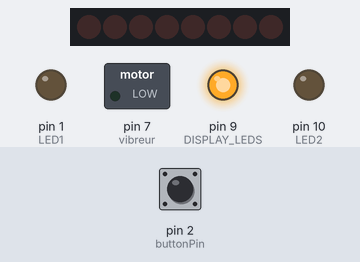
Bench run of a sketch on a simulated Arduino Uno, built with avr-gcc and run on an emulated ATmega328P. Shown: 8 shift-register outputs drawn as a row of LEDs (first output left, lit = HIGH), switched loads named in the sketch (green lamp = pin HIGH), output pins drawn as LEDs (lit = HIGH). Wiring (inferred from the names in the program): shift register (74HC595): data pin 5; shift clock pin 3. Wiring (inferred from the signals the program sends): row of LEDs: on Q0, Q1, Q2, Q3, Q4, Q5, Q6, Q7. The test bench sets the inputs (shaded band); at power-on: pin 2 (buttonPin) LOW. Pins used as bus, display or sensor lines are not drawn.

Above: at 1.2 s.
1.3 s: pin 2 (buttonPin) pulled HIGH for 3.2 s
At 3.2 s:
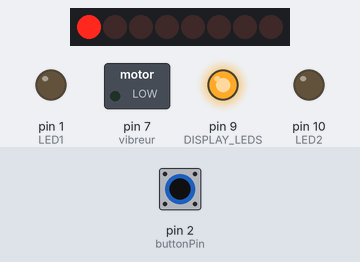
At 6.6 s:
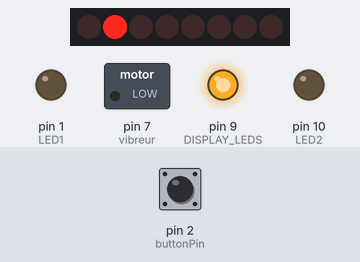
Timing chart, 0 to 8.1 s (numbered marks = the images above; inputs shaded):
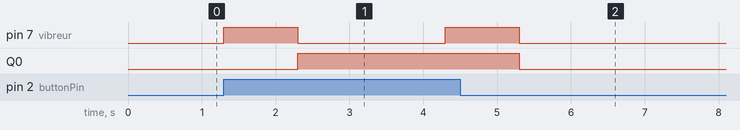

The sketch:

chapelet-numerique.ino
```cpp
#define _TINY_ 1
//#define _ARDUINO_ 1

#if defined(_TINY_)
  int SER_Pin = 5;   //pin 14 on the 75HC595
  int RCLK_Pin = 4;  //pin 12 on the 75HC595
  int SRCLK_Pin = 3; //pin 11 on the 75HC595
  int DISPLAY_LEDS = 9; //pin 9 on the 75HC595
  int LED2 = 10; //pin 1
  int LED1 = 1; //pin 10
  const int buttonPin = 2;
  const int vibreur = 7;
  const int delay_press = 2000;
  const int delay_vibrate_short = 1000;
  const int delay_vibrate_end = 4000;

#elif defined(_ARDUINO_)
  int SER_Pin = 7;   //pin 14 on the 75HC595
  int RCLK_Pin = 8;  //pin 12 on the 75HC595
  int SRCLK_Pin = 9; //pin 11 on the 75HC595
  int LED1 = 12; //pin 12
  int LED2 = 13; //pin 13
  const int buttonPin = 2;
  const int vibreur = 6;
  const int delay_press = 200;
  const int delay_vibrate_short = 100;
  const int delay_vibrate_end = 1000;
#endif

int buttonState = 0;
int state = 0;
//How many of the shift registers - change this
#define number_of_74hc595s 1

//do not touch
#define numOfRegisterPins number_of_74hc595s * 8


boolean registers[numOfRegisterPins];

void setup(){
#if defined(_ARDUINO_)
  Serial.begin(9600);
#endif
  pinMode(SER_Pin, OUTPUT);
  pinMode(RCLK_Pin, OUTPUT);
  pinMode(SRCLK_Pin, OUTPUT);
  pinMode(LED1, OUTPUT);
  pinMode(LED2, OUTPUT);
  pinMode(DISPLAY_LEDS, OUTPUT);
  pinMode(vibreur, OUTPUT);
  pinMode(buttonPin, INPUT);

  //reset all register pins
  clearRegisters();
 // writeRegisters();


  digitalWrite(RCLK_Pin, LOW);
 setRegisterPin(0, LOW);
  setRegisterPin(1, LOW);
  setRegisterPin(2, LOW);
  setRegisterPin(3, LOW);
  setRegisterPin(4, LOW);
  setRegisterPin(5, LOW);
 setRegisterPin(6, LOW);
 setRegisterPin(7, LOW);
  digitalWrite(RCLK_Pin, HIGH);
  digitalWrite(RCLK_Pin, LOW);
  digitalWrite(DISPLAY_LEDS, HIGH);
}

//set all register pins to LOW
void clearRegisters(){
  for(int i = numOfRegisterPins - 1; i >=  0; i--){
  digitalWrite(RCLK_Pin, LOW);
     registers[i] = LOW;
  setRegisterPin(i, LOW);
  digitalWrite(RCLK_Pin, HIGH);
  digitalWrite(RCLK_Pin, LOW);
  }
}

//Set and display registers
//Only call AFTER all values are set how you would like (slow otherwise)
void writeRegisters(int mode){
   digitalWrite(RCLK_Pin, LOW);
    digitalWrite(SRCLK_Pin, LOW);
    digitalWrite(SER_Pin, mode);
    digitalWrite(SRCLK_Pin, HIGH);
  digitalWrite(RCLK_Pin, HIGH);

}

//set an individual pin HIGH or LOW
void setRegisterPin(int index, int value){
  registers[index] = value;
    digitalWrite(SRCLK_Pin, LOW);
    digitalWrite(SER_Pin, value);
    digitalWrite(SRCLK_Pin, HIGH);
}

void setActivePin(int value){
  digitalWrite(RCLK_Pin, LOW);
  digitalWrite(RCLK_Pin, HIGH);
  for(int i = numOfRegisterPins - 1; i >=  0; i--){
    digitalWrite(SRCLK_Pin, LOW);
    if(i == value) {
      digitalWrite(SER_Pin, HIGH);
    }
    else digitalWrite(SER_Pin, LOW);
    digitalWrite(SRCLK_Pin, HIGH);
  }
  digitalWrite(RCLK_Pin, LOW);
}


void loop(){

  // read the state of the pushbutton value:
  buttonState = digitalRead(buttonPin);

  // check if the pushbutton is pressed.
  // if it is, the buttonState is HIGH:
  if (buttonState == HIGH) {

#if defined(_ARDUINO_)
    Serial.print("Boutton !!!!");
#endif
    next();
  }
}

void next() {
    vibrate(delay_vibrate_short);
  switch(state) {
    case 8:
      writeRegisters(0);
      digitalWrite(LED1, HIGH);
      state++;
      break;
    case 9:
      digitalWrite(LED1, LOW);
      digitalWrite(LED2, HIGH);
        vibrate(delay_vibrate_end);
        state=0;
      break;
    case 0:
      digitalWrite(LED1, LOW);
      digitalWrite(LED2, LOW);
      writeRegisters(1);
      state++;
    break;
    default:
      writeRegisters(0);
      state++;
    }

    digitalWrite(RCLK_Pin, LOW);

      delay(delay_press);
}
void vibrate(int t) {
    digitalWrite(vibreur, HIGH);
    delay(t);
    digitalWrite(vibreur, LOW);
}
```

Measured:
- after the input at 1.3 s, pin 7 (vibreur): alternates HIGH for 1.0 s and LOW for 2.0 s, 4 changes in all, then stays LOW, starting at once; Q0: LOW → HIGH after 1.0 s, → LOW 3.0 s later
